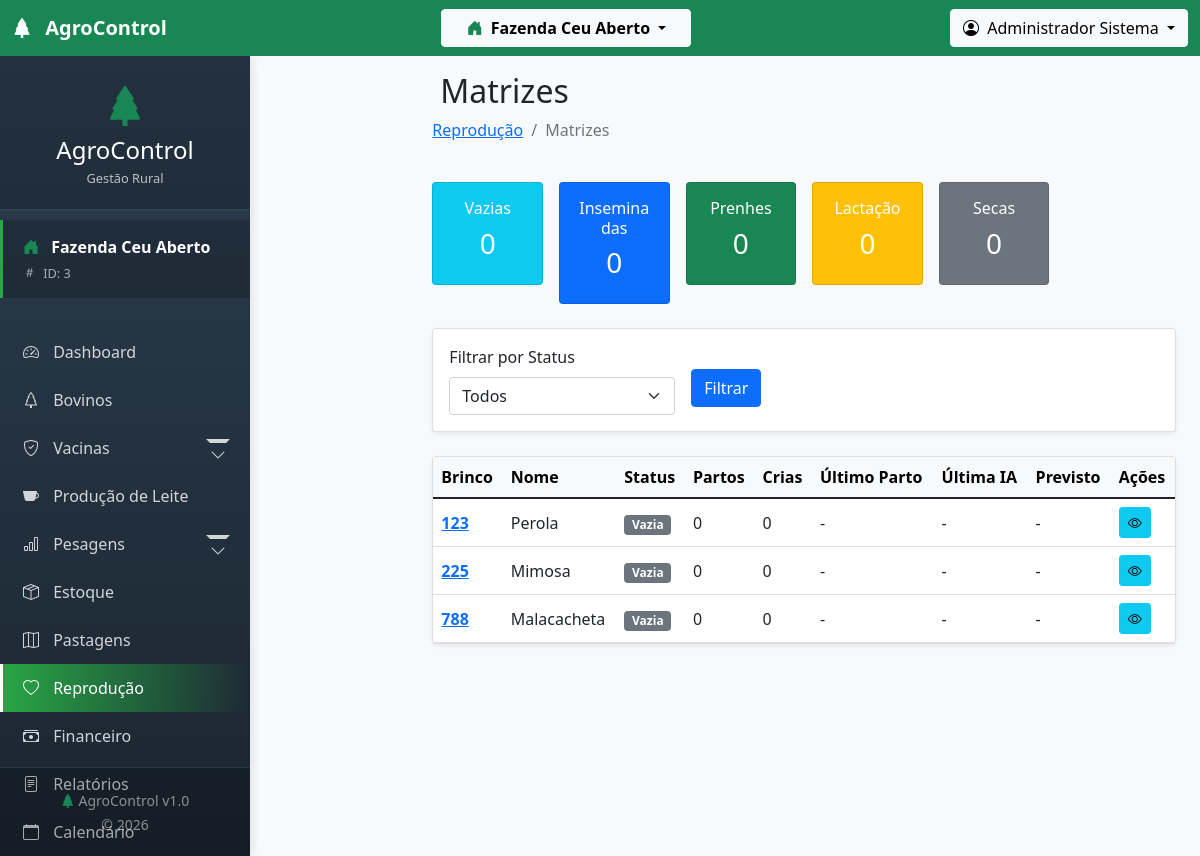
/modules/reproducao/matrizes.php (signed in), run on the app's committed database.
### tables this page shows
CREATE TABLE `bovinos` (
  `id` int(11) NOT NULL AUTO_INCREMENT,
  `id_fazenda` int(11) NOT NULL,
  `id_usuario_cadastro` int(11) DEFAULT NULL,
  `id_raca` int(11) DEFAULT NULL,
  `id_situacao` int(11) DEFAULT NULL,
  `id_piquete_atual` int(11) DEFAULT NULL,
  `id_pai` int(11) DEFAULT NULL,
  `id_mae` int(11) DEFAULT NULL,
  `brinco` varchar(50) NOT NULL,
  `brinco_eletronico` varchar(50) DEFAULT NULL,
  `brinco_pai` varchar(50) DEFAULT NULL,
  `brinco_mae` varchar(50) DEFAULT NULL,
  `nome` varchar(100) DEFAULT NULL,
  `registro_abcrh` varchar(50) DEFAULT NULL,
  `registro_anc` varchar(50) DEFAULT NULL,
  `data_nascimento` date DEFAULT NULL,
  `sexo` enum('M','F') NOT NULL,
  `peso_nascimento` decimal(7,2) DEFAULT NULL,
  `peso_atual` decimal(7,2) DEFAULT NULL,
  `condicao_corporal` decimal(3,2) DEFAULT NULL,
  `cor_pelagem` varchar(50) DEFAULT NULL,
  `origem` enum('nascido','comprado','doacao','troca') DEFAULT 'nascido',
  `data_entrada` date NOT NULL,
  `valor_compra` decimal(10,2) DEFAULT NULL,
  `comprado_de` varchar(255) DEFAULT NULL,
  `nome_pai` varchar(100) DEFAULT NULL,
  `raca_pai` varchar(100) DEFAULT NULL,
  `nome_mae` varchar(100) DEFAULT NULL,
  `raca_mae` varchar(100) DEFAULT NULL,
  `data_saida` date DEFAULT NULL,
  `motivo_saida` varchar(100) DEFAULT NULL,
  `valor_venda` decimal(10,2) DEFAULT NULL,
  `observacoes` text DEFAULT NULL,
  `ativo` tinyint(1) DEFAULT 1,
  `data_cadastro` timestamp NULL DEFAULT current_timestamp(),
  `data_atualizacao` timestamp NULL DEFAULT NULL ON UPDATE current_timestamp(),
  PRIMARY KEY (`id`),
  UNIQUE KEY `unique_brinco_fazenda` (`id_fazenda`,`brinco`),
  KEY `id_raca` (`id_raca`),
  KEY `id_pai` (`id_pai`),
  KEY `id_mae` (`id_mae`),
  KEY `idx_bovinos_fazenda` (`id_fazenda`),
  KEY `idx_bovinos_situacao` (`id_situacao`),
  KEY `idx_bovinos_piquete` (`id_piquete_atual`),
  KEY `id_usuario_cadastro` (`id_usuario_cadastro`),
  CONSTRAINT `bovinos_ibfk_1` FOREIGN KEY (`id_fazenda`) REFERENCES `fazendas` (`id`) ON DELETE CASCADE,
  CONSTRAINT `bovinos_ibfk_2` FOREIGN KEY (`id_raca`) REFERENCES `racas` (`id`),
  CONSTRAINT `bovinos_ibfk_3` FOREIGN KEY (`id_situacao`) REFERENCES `situacoes` (`id`),
  CONSTRAINT `bovinos_ibfk_4` FOREIGN KEY (`id_piquete_atual`) REFERENCES `piquetes` (`id`),
  CONSTRAINT `bovinos_ibfk_5` FOREIGN KEY (`id_pai`) REFERENCES `bovinos` (`id`),
  CONSTRAINT `bovinos_ibfk_6` FOREIGN KEY (`id_mae`) REFERENCES `bovinos` (`id`),
  CONSTRAINT `bovinos_ibfk_7` FOREIGN KEY (`id_usuario_cadastro`) REFERENCES `usuarios` (`id`)
);

### config/tenant.php (called while the page is built, shortened)
<?php
require_once __DIR__ . '/database.php';
class TenantManager {
    public static function getActiveFarmId() {
        return $_SESSION['fazenda_ativa_id'] ?? null;
    }
    public static function addTenantFilter($tableAlias = '') {
        $farmId = self::getActiveFarmId();
        if ($tableAlias) {
            return " $tableAlias.id_fazenda = $farmId ";
        }
        return " id_fazenda = $farmId ";
    }
}
function getActiveFarmId() {
    return TenantManager::getActiveFarmId();
}
?>

### config/database.php (called while the page is built, shortened)
<?php
$conn = new mysqli(DB_HOST, DB_USER, DB_PASSWORD, DB_NAME);
$conn->set_charset("utf8");
function executeQuery($sql) {
    global $conn;
    $result = $conn->query($sql);
    return $result;
}
?>

### modules/reproducao/matrizes.php (the view, shortened to what this page needs)
<?php
require_once '../../config/database.php';
require_once '../../config/tenant.php';
$where = TenantManager::addTenantFilter('b') . " AND b.sexo = 'F' AND b.ativo = 1";
$sql = "SELECT b.*,
               m.status_reprodutivo,
               m.numero_partos,
               m.total_crias,
               m.data_ultimo_parto,
               m.data_ultima_inseminacao,
               m.data_ultimo_cio,
               m.data_secagem,
               r.data_prevista_parto
        FROM bovinos b
        LEFT JOIN matrizes m ON b.id = m.id_bovino
        LEFT JOIN (
            SELECT id_bovino_femea, data_prevista_parto
            FROM reproducao
            WHERE tipo_evento = 'prenhez' AND confirmada = 1
            GROUP BY id_bovino_femea
        ) r ON b.id = r.id_bovino_femea
        WHERE $where
        ORDER BY b.brinco";
$matrizes = executeQuery($sql);
$stats = [];
include '../../includes/header.php';
include '../../includes/sidebar.php';
?>
<main class="col-lg-10 ms-auto px-4 py-3">
    <div class="d-flex justify-content-between align-items-center mb-4">
        <div>
            <h1 class="h2">
                Matrizes
            </h1>
            <nav aria-label="breadcrumb">
                <ol class="breadcrumb">
                    <li class="breadcrumb-item"><a href="index.php">Reprodução</a></li>
                    <li class="breadcrumb-item active">Matrizes</li>
                </ol>
            </nav>
        </div>
    </div>
    <div class="row g-3 mb-4">
        <div class="col-md-2">
            <div class="card bg-info text-white">
                <div class="card-body text-center">
                    <h6>Vazias</h6>
                    <h3><?php echo $stats['vazia'] ?? 0; ?></h3>
                </div>
            </div>
        </div>
        <div class="col-md-2">
            <div class="card bg-primary text-white">
                <div class="card-body text-center">
                    <h6>Inseminadas</h6>
                    <h3><?php echo $stats['inseminada'] ?? 0; ?></h3>
                </div>
            </div>
        </div>
        <div class="col-md-2">
            <div class="card bg-success text-white">
                <div class="card-body text-center">
                    <h6>Prenhes</h6>
                    <h3><?php echo $stats['prenhe'] ?? 0; ?></h3>
                </div>
            </div>
        </div>
        <div class="col-md-2">
            <div class="card bg-warning text-white">
                <div class="card-body text-center">
                    <h6>Lactação</h6>
                    <h3><?php echo $stats['lactacao'] ?? 0; ?></h3>
                </div>
            </div>
        </div>
        <div class="col-md-2">
            <div class="card bg-secondary text-white">
                <div class="card-body text-center">
                    <h6>Secas</h6>
                    <h3><?php echo $stats['seca'] ?? 0; ?></h3>
                </div>
            </div>
        </div>
    </div>
    <div class="card shadow-sm mb-4">
        <div class="card-body">
            <form method="GET" action="" class="row g-3">
                <div class="col-md-4">
                    <label class="form-label">Filtrar por Status</label>
                    <select class="form-select" name="status">
                        <option value="">Todos</option>
                    </select>
                </div>
                <div class="col-md-2">
                    <button type="submit" class="btn btn-primary mt-4">Filtrar</button>
                </div>
            </form>
        </div>
    </div>
    <div class="card shadow-sm">
        <div class="card-body p-0">
            <?php if ($matrizes && $matrizes->num_rows > 0): ?>
            <div class="table-responsive">
                <table class="table table-hover align-middle mb-0">
                    <thead class="table-light">
                        <tr>
                            <th>Brinco</th>
                            <th>Nome</th>
                            <th>Status</th>
                            <th>Partos</th>
                            <th>Crias</th>
                            <th>Último Parto</th>
                            <th>Última IA</th>
                            <th>Previsto</th>
                            <th>Ações</th>
                        </tr>
                    </thead>
                    <tbody>
                        <?php while ($matriz = $matrizes->fetch_assoc()):
                            $statusClass = [
                                'vazia' => 'info',
                                'inseminada' => 'primary',
                                'prenhe' => 'success',
                                'lactacao' => 'warning',
                                'seca' => 'secondary'
                            ][$matriz['status_reprodutivo']] ?? 'secondary';
                        ?>
                        <tr>
                            <td>
                                <a href="../bovinos/visualizar.php?id=<?php echo $matriz['id']; ?>">
                                    <strong><?php echo $matriz['brinco']; ?></strong>
                                </a>
                            </td>
                            <td><?php echo $matriz['nome'] ?: '-'; ?></td>
                            <td>
                                <span class="badge bg-<?php echo $statusClass; ?>">
                                    <?php echo ucfirst($matriz['status_reprodutivo'] ?? 'vazia'); ?>
                                </span>
                            </td>
                            <td><?php echo $matriz['numero_partos'] ?: 0; ?></td>
                            <td><?php echo $matriz['total_crias'] ?: 0; ?></td>
                            <td><?php echo $matriz['data_ultimo_parto'] ? date('d/m/Y', strtotime($matriz['data_ultimo_parto'])) : '-'; ?></td>
                            <td><?php echo $matriz['data_ultima_inseminacao'] ? date('d/m/Y', strtotime($matriz['data_ultima_inseminacao'])) : '-'; ?></td>
                            <td>
                                <?php if ($matriz['data_prevista_parto']): ?>
                                    <?php echo date('d/m/Y', strtotime($matriz['data_prevista_parto'])); ?>
                                <?php else: ?>
                                    -
                                <?php endif; ?>
                            </td>
                            <td>
                                <div class="btn-group btn-group-sm">
                                    <a href="../bovinos/visualizar.php?id=<?php echo $matriz['id']; ?>"
                                       class="btn btn-info" title="Visualizar">
                                        <i class="bi bi-eye"></i>
                                    </a>
                                </div>
                            </td>
                        </tr>
                        <?php endwhile; ?>
                    </tbody>
                </table>
            </div>
            <?php endif; ?>
        </div>
    </div>
</main>
<?php include '../../includes/footer.php'; ?>

### assets/css/style.css (style rules this page uses)
:root { --primary-color: #28a745; --secondary-color: #6c757d; --success-color: #28a745; --danger-color: #dc3545; --warning-color: #ffc107; --info-color: #17a2b8; }
body { font-family: 'Segoe UI', Tahoma, Geneva, Verdana, sans-serif; background-color: #f8f9fa; }

### includes/header.php (style rules this page uses)
body { margin: 0; padding: 0; font-family: 'Segoe UI', Tahoma, Geneva, Verdana, sans-serif; }

### includes/sidebar.php (style rules this page uses)
html, body { height: 100%; margin: 0; overflow-x: hidden; }

### data on the page
bovinos: brinco "123", nome "Perola", status_reprodutivo "Vazia", numero_partos "0", total_crias "0"
bovinos: brinco "225", nome "Mimosa", status_reprodutivo "Vazia", numero_partos "0", total_crias "0"
bovinos: brinco "788", nome "Malacacheta", status_reprodutivo "Vazia", numero_partos "0", total_crias "0"

### other printed values
$activeFarmName "Fazenda Ceu Aberto"
$_SESSION['usuario_nome'] "Administrador Sistema"
TenantManager::getActiveFarmName() "Fazenda Ceu Aberto"
$farmId "3"
$stats['vazia'] "0"
$stats['inseminada'] "0"
$stats['prenhe'] "0"
$stats['lactacao'] "0"
$stats['seca'] "0"
